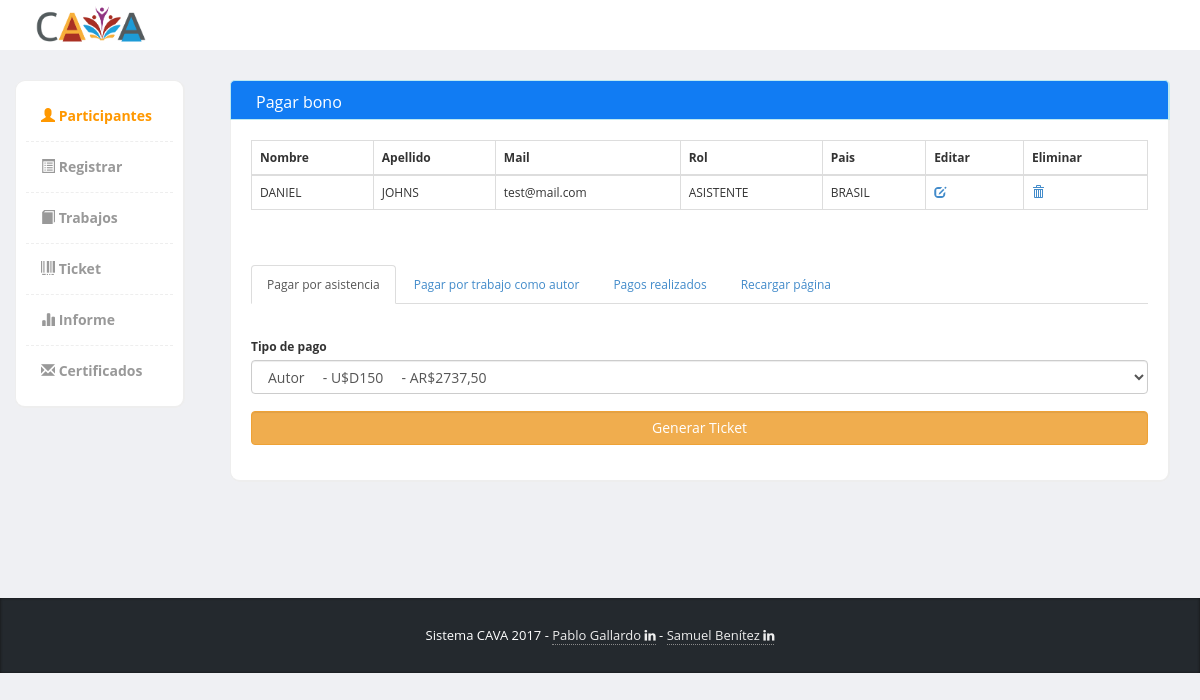
/bono/pagos/187, run on the app's committed database.
### tables this page shows
CREATE TABLE `personas` (
  `id_persona` int(11) NOT NULL,
  `nombre` varchar(64) NOT NULL,
  `apellido` varchar(64) NOT NULL,
  `mail` varchar(100) NOT NULL,
  `id_rol` int(11) NOT NULL,
  `id_pais` int(11) NOT NULL
);

CREATE TABLE `rol` (
  `id_rol` int(11) NOT NULL,
  `rol` varchar(24) NOT NULL
);

CREATE TABLE `pais` (
  `id_pais` int(11) NOT NULL,
  `pais` varchar(32) NOT NULL
);

### application/controllers/Bono.php (called while the page is built, shortened)
<?php
class Bono extends CI_Controller {
public function __construct(){
	$this->load->model('personas_model');
	$this->load->model('tipo_pagos_model');
	$this->load->model('ticket_model');
	$this->load->library('M_pdf');
}
	public function pagos($id = null){
		$data['personas'] = $this->personas_model->get(['id_persona' => $id]);
		$data['tipopago'] = $this->tipo_pagos_model->get();
		$data['trabajos'] = $this->ticket_model->get();
		$data['trabajos_pagados'] = $this->ticket_model->get($id);
		$data['idpersona']= $id;
		$data['participantes_menu'] = TRUE;
		$this->load->view('commons/header_menu_view',$data);
		$this->load->view('bono_view', $data);
		$this->load->view('commons/footer_view');
	}
}

### index.php (called while the page is built, shortened)
<?php
require_once BASEPATH.'core/CodeIgniter.php';

### application/models/personas_model.php (called while the page is built, shortened)
<?php
class personas_model extends CI_model {
	function get($condition = null){
		$this->db->select('*');
		$this->db->from('personas p');
		$this->db->join('rol r', 'p.id_rol = r.id_rol');
		$this->db->join('pais pa', 'p.id_pais = pa.id_pais');
		if($condition != null)
			$this->db->where($condition);
		$this->db->order_by('nombre');
		$query = $this->db->get();
		return $query->result();
	}
}

### application/models/tipo_pagos_model.php (called while the page is built, shortened)
<?php
class tipo_pagos_model extends CI_model {
	function get($condition = null){
		$this->db->select('*');
		$this->db->from('tipo_pagos');
		$query = $this->db->get();
		return $query->result();
	}
}

### application/views/bono_view.php (the view, shortened to what this page needs)
<div class="col-md-12 panel-info">
			  			<div class="content-box-header panel-heading">
		  					<div class="panel-title ">Pagar bono</div>
			  			</div>
			  			<div class="content-box-large box-with-header">
			  				<table cellpadding="0" cellspacing="0" border="0" class="table table-bordered" id="">
								<thead>
									<tr>
										<th>Nombre</th>
										<th>Apellido</th>
										<th>Mail</th>
										<th>Rol</th>
										<th>Pais</th>
										<th>Editar</th>
										<th>Eliminar</th>
									</tr>
								</thead>
								<tbody>
									<?php foreach ($personas as $persona):?>
									<?php $pais = $persona->pais?>
									<tr class="odd gradeX">
										<td><?=strtoupper($persona->nombre)?></td>
										<td><?=strtoupper($persona->apellido)?></td>
										<td><?=$persona->mail?></td>
										<td class="center"><?=$persona->rol?></td>
										<td class="center"><?=$persona->pais?></td>
										<td class="center"><a href="<?=base_url('registro')?><?='/modificar/'.$persona->id_persona?>" title="modificar a <?=$persona->apellido?>, <?=$persona->nombre?>"><span class="glyphicon glyphicon-edit"></span></a></td>
										<td class="center"><a href="<?=base_url('registro')?><?='/eliminar/'.$persona->id_persona?>" class="eliminar" title="eliminar a <?=$persona->apellido?>, <?=$persona->nombre?>"><span class="glyphicon glyphicon-trash"></span></a></td>
									</tr>
									<?php endforeach; ?>
								</tbody>
							</table>
							<br><br>
							<div>
							  <ul class="nav nav-tabs" role="tablist">
							    <li role="presentation" class="active"><a href="#home" aria-controls="home" role="tab" data-toggle="tab">Pagar por asistencia</a></li>
							    <li role="presentation"><a href="#profile" aria-controls="profile" role="tab" data-toggle="tab">Pagar por trabajo como autor</a></li>
							    <li role="presentation"><a href="#messages" aria-controls="messages" role="tab" data-toggle="tab">Pagos realizados</a></li>
							    <li role="presentation"><a  href="<?=base_url('bono/pagos/')?><?=$idpersona?>" role="tab" >Recargar página</a></li>
							  </ul>
							  <br>
							  <div class="tab-content">
								    <div role="tabpanel" class="tab-pane active" id="home">
								    	<br>
										<label>Tipo de pago</label>
										<form method="post" action="<?=base_url('Bono/registrar_asistencia')?>" target="_blank">
											<select class="form-control" name="tipopago">
												<?php foreach ($tipopago as $tipo):?>
													<?php if($pais != 'ARGENTINA'):?>
														<?php if($tipo->fecha == 'Precio hasta el 21 de julio 2017'):?>
															<option value="<?=$tipo->id_tipo_pago?>"> <?= $tipo->tipo . ' &nbsp;&nbsp;&nbsp; - U$D' . $tipo->monto . ' &nbsp;&nbsp;&nbsp; - AR$'.number_format($tipo->monto * $this->config->item('precio_cambio'),2,',','')?></option>
														<?php endif; ?>
													<?php endif; ?>
												<?php endforeach; ?>
											</select>
											<div class="form-group">
												<br>
												<input class="form-control btn-warning" type="submit" id="bono" value="Generar Ticket">
											</div>
										</form>
							    	</div>
							  </div>
							</div>
						</div>
</div>

### assets/template/css/styles.css (style rules this page uses)
.panel-info>.panel-heading { color: #ffffff; background-color: #117cf3; border-color: #bce8f1; }
body { font-family: 'Open Sans', sans-serif; background-color: #f7f7f7; position: relative; margin: 0px; font-size: 12px; padding: 0px; }
.content-box, .content-box-large { margin-bottom:30px; background:#fff; border-radius:10px; padding:10px; border-left:1px solid #eee; border-top:1px solid #eee; border-right:2px solid #eee; border-bottom:2px solid #eee; }
.content-box-large { padding: 20px; }
.box-with-header { border-top: none; border-top-left-radius:0px; border-top-right-radius:0px; }
.content-box-header { min-height: 40px; font-size: 16px; background:#f5f5f5; border-top-left-radius:5px; border-top-right-radius:5px; padding:10px; border-left:1px solid #eee; border-top:1px solid #eee; border-right:2px solid #eee; }
.content-box-header:after { clear:both; }
body { background-color: #eff0f3; }
.panel-heading>.panel-title, .content-box-header .panel-title { float: left; padding: 10px 15px; padding-top: 0px; }

### data on the page
personas: nombre "DANIEL", apellido "JOHNS", mail "test@mail.com", id_rol.rol "ASISTENTE", id_pais.pais "BRASIL"

### other printed values
form field tipopago "Autor - U$D150 - AR$2737,50"
